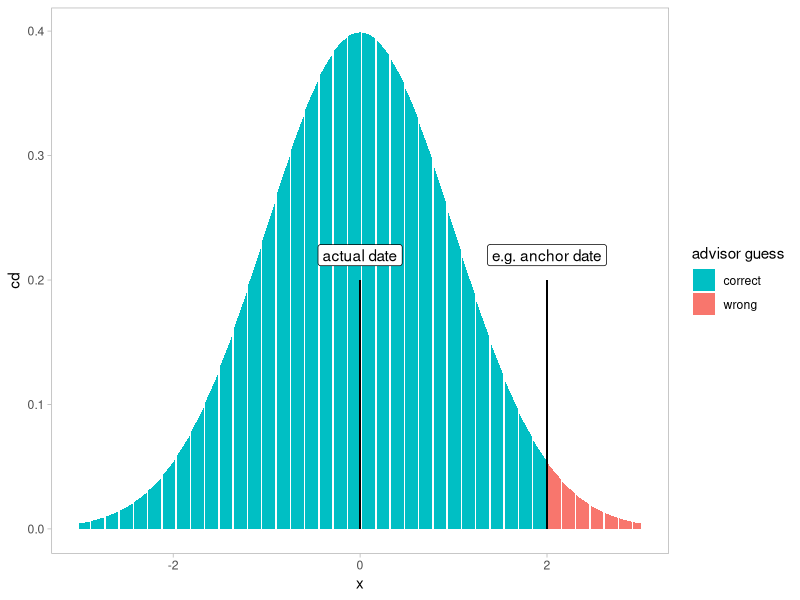
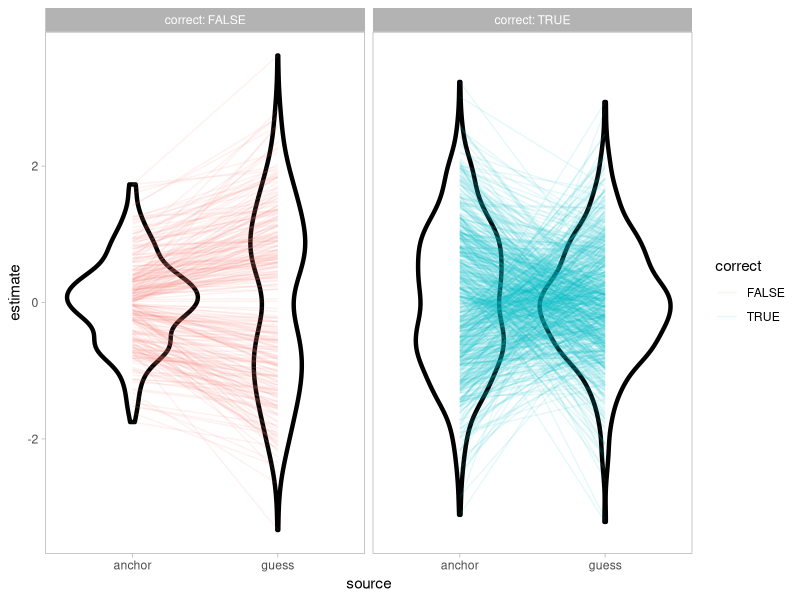
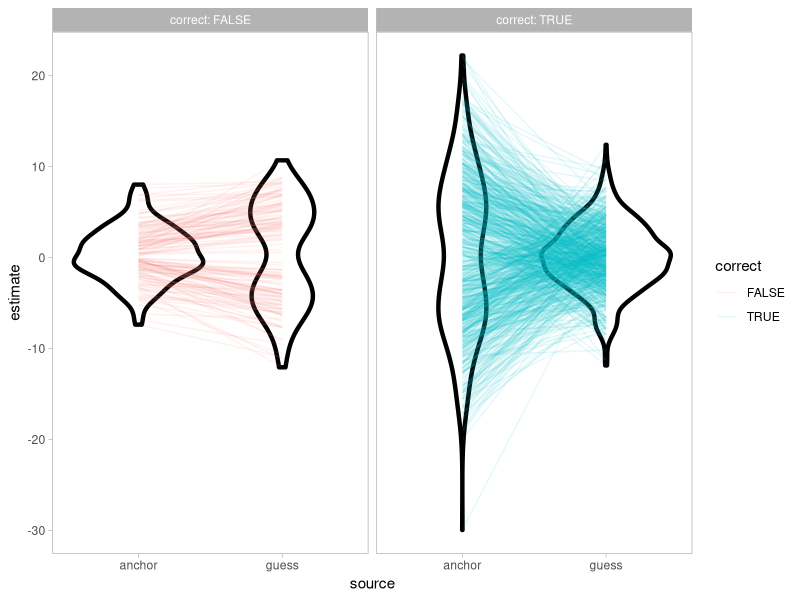
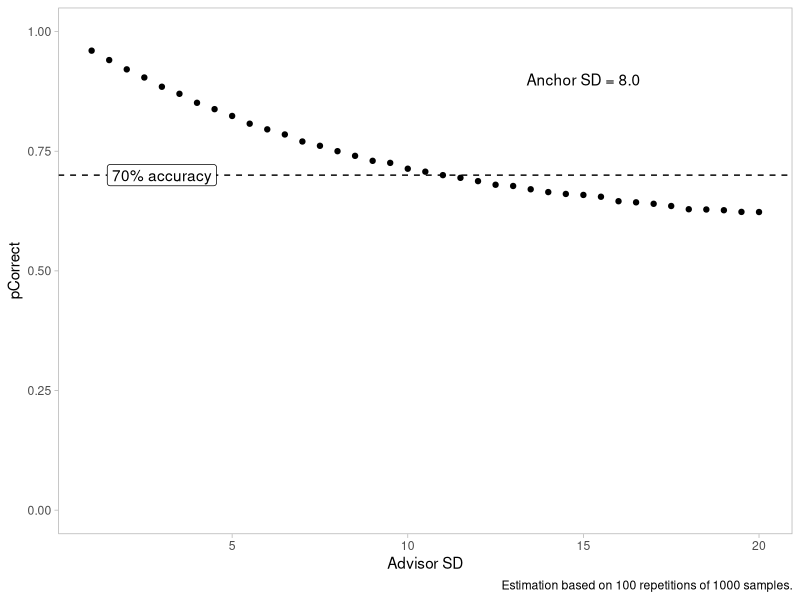
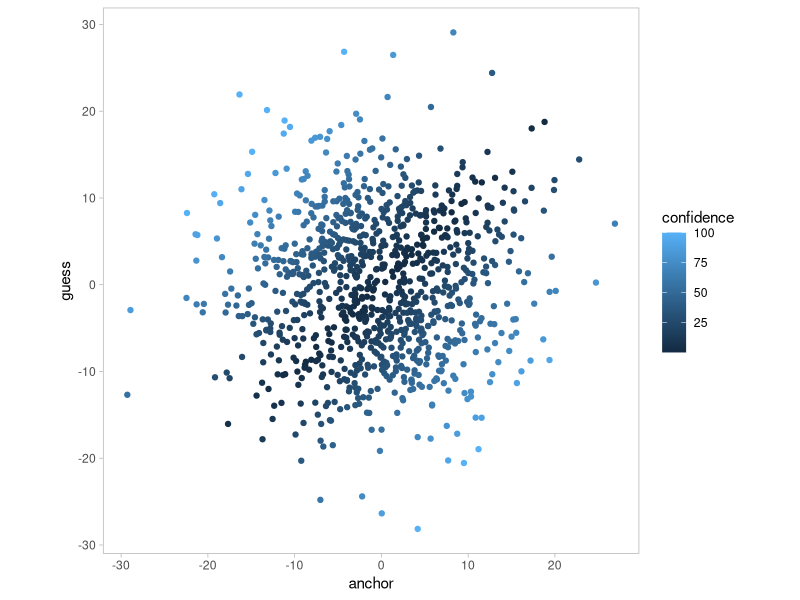
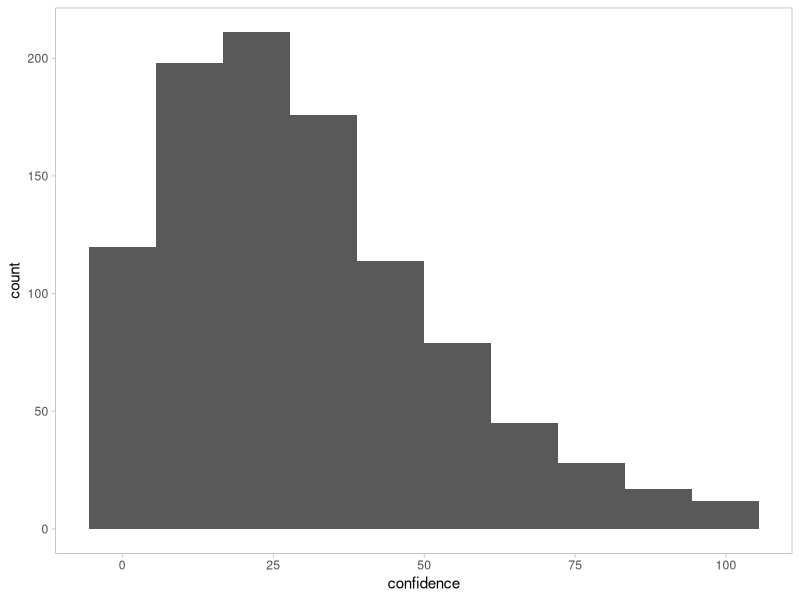
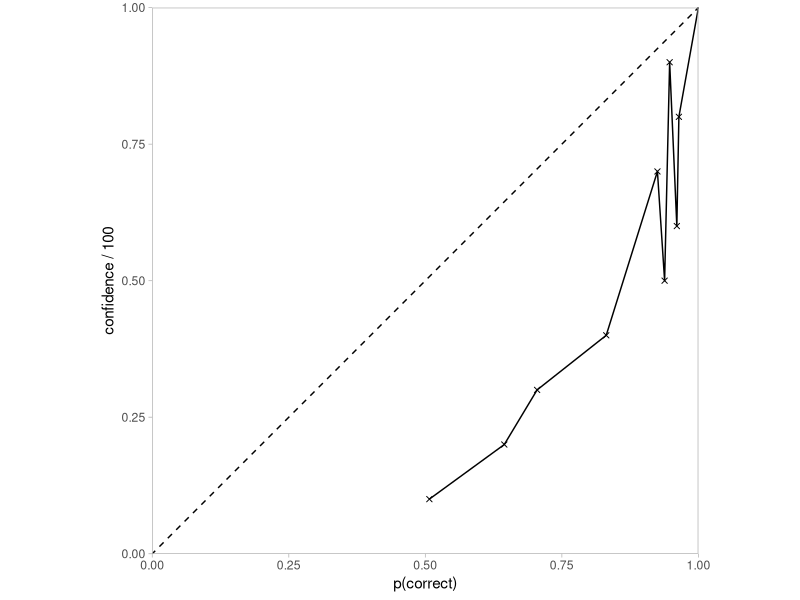
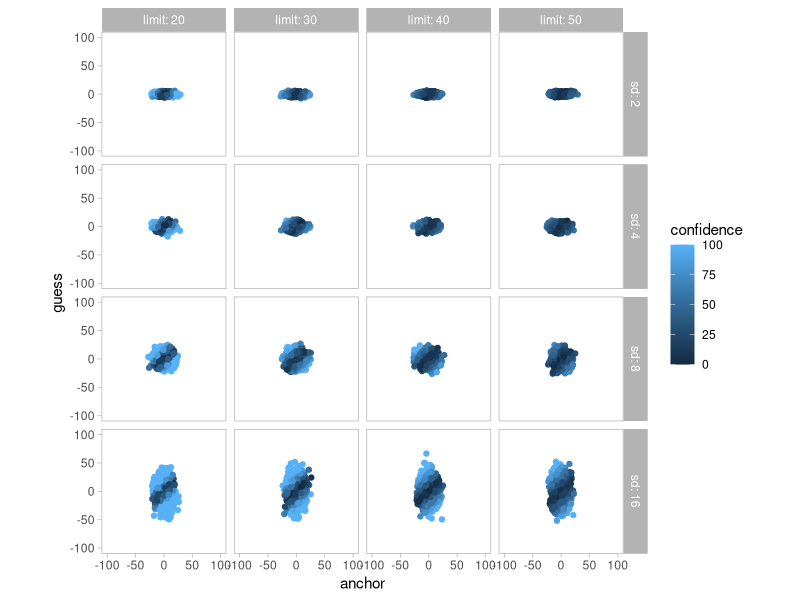

Recreate these plots in R, in order.
## ---- chunk 1
library(tidyverse)

theme_set(
  theme_light() + 
    theme(panel.grid.minor = element_blank(),
          panel.grid.major = element_blank())
  )
## ---- chunk 2
n <- 100000
x <- tibble(
  x = seq(-3, 3, .01),
  cd = dnorm(x),
  ans = if_else(x < 2, "correct", "wrong")
)

x %>% ggplot(aes(x = x, y = cd)) +
  geom_col(aes(fill = ans)) + 
  annotate(geom = "rect", fill = "black", 
           xmin = -.01, ymin = 0, xmax = .01, ymax = .2) +
  annotate(geom = "label", x = 0, y = .22, label = "actual date") +
  annotate(geom = "rect", fill = "black", 
           xmin = 1.99, ymin = 0, xmax = 2.01, ymax = .2) +
  annotate(geom = "label", x = 2, y = .22, label = "e.g. anchor date") +
  scale_fill_discrete(h.start = 180, name = "advisor guess")
## ---- chunk 3
n <- 1000

x <- tibble(
  i = 1:n,
  anchor = rnorm(n),
  guess = rnorm(n),
  correct = abs(guess) < abs(anchor) | sign(guess) != sign(anchor)
)

x %>% gather("source", "estimate", anchor:guess) %>% 
  ggplot(aes(x = source, y = estimate, colour = correct)) +
  geom_violin(fill = NA, colour = "black", size = 1.5) + 
  geom_line(aes(group = i), alpha = .1) +
  facet_wrap(~correct, labeller = label_both)

x %>% summarise(pCorrect = mean(correct))
## ---- chunk 4
n <- 1000

x <- tibble(
  i = 1:n,
  anchor = rnorm(n, sd = 8),
  guess = rnorm(n, sd = 4),
  correct = abs(guess) < abs(anchor) | sign(guess) != sign(anchor)
)

x %>% gather("source", "estimate", anchor:guess) %>% 
  ggplot(aes(x = source, y = estimate, colour = correct)) +
  geom_violin(fill = NA, colour = "black", size = 1.5) + 
  geom_line(aes(group = i), alpha = .1) +
  facet_wrap(~correct, labeller = label_both)

x %>% summarise(pCorrect = mean(correct))
## ---- chunk 5

n <- 1000
r <- 100

d <- NULL

for (rep in 1:r) {
  x <- tibble(
    s = seq(1, 20, .5)
  ) %>% 
    group_by(s) %>%
    do(df = tibble(
      i = 1:n,
      anchor = rnorm(n, sd = 8),
      guess = rnorm(n, sd = .$s),
      correct = abs(guess) < abs(anchor) | sign(guess) != sign(anchor)
    ) %>%
      summarise(pCorrect = mean(correct))) %>%
    unnest(df)
  
  d <- rbind(d, x)
}

d %>% group_by(s) %>% summarise(pCorrect = mean(pCorrect))

ggplot(d, aes(x = s, y = pCorrect, group = s)) +
  stat_summary(geom = "point", fun.y = mean) +
  stat_summary(geom = "errorbar", fun.data = mean_cl_normal, width = 0) + 
  geom_hline(yintercept = .7, linetype = "dashed") +
  scale_y_continuous(limits = c(0, 1)) +
  labs(x = "Advisor SD",
       caption = paste("Estimation based on", 
                       r, "repetitions of", 
                       n, "samples.")) +
  annotate(geom = "text", x = 15, y = .9, label = "Anchor SD = 8.0") +
  annotate(geom = "label", x = 3, y = .7, label = "70% accuracy")
## ---- chunk 6

n <- 1000
limit <- 30

x <- tibble(
  i = 1:n,
  anchor = rnorm(n, sd = 8),
  guess = rnorm(n, sd = 8),
  correct = abs(guess) < abs(anchor) | sign(guess) != sign(anchor),
  confidence = pmin(100, pmax(0, abs(guess - anchor) / limit * 100))
)

ggplot(x, aes(x = anchor, y = guess, colour = confidence)) + 
  geom_point() +
  coord_fixed()

ggplot(x, aes(x = confidence)) + 
  geom_histogram(bins = 10)

f <- function(binRight, binWidth, data) {
  data %>% 
    filter(confidence > binRight - binWidth, confidence <= binRight) %>%
    pull(correct) %>%
    mean()
}

pCorrect <- tibble(
  bin = seq(10, 100, 10),
  pCor = map(bin, ~ f(., 10, x))
) %>% unnest_legacy()

ggplot(pCorrect, aes(y = bin / 100, x = pCor)) +
  geom_abline(linetype = 'dashed', intercept = 0, slope = 1) +
  geom_point(shape = 4) +
  geom_line() +
  coord_fixed() +
  scale_y_continuous(limits = c(0, 1), expand = c(0, 0)) +
  scale_x_continuous(limits = c(0, 1), expand = c(0, 0)) +
  labs(y = 'confidence / 100', x = 'p(correct)')

x <- x %>%
  mutate(bin = map(confidence, ~ 10 * min(which(seq(10, 100, 10) >= .)))) %>%
  unnest_legacy() %>%
  left_join(pCorrect, by = 'bin')

## ---- chunk 7
limits <- c(20, 30, 40, 50)
sds <- c(2, 4, 8, 16)

n <- 1000

x <- crossing(
  i = 1:n,
  limit = limits,
  sd = sds
)

x <- x %>%
  mutate(
    anchor = rnorm(n(), sd = 8),
    guess = rnorm(n(), sd = sd),
    correct = abs(guess) < abs(anchor) | sign(guess) != sign(anchor),
    confidence = round(pmin(100, pmax(0, abs(guess - anchor) / limit * 100)))
)

ggplot(x, aes(x = anchor, y = guess, colour = confidence)) + 
  geom_point() +
  coord_fixed() +
  scale_x_continuous(limits = c(-100, 100)) +
  scale_y_continuous(limits = c(-100, 100)) +
  facet_grid(sd ~ limit, labeller = label_both)

ggplot(x, aes(x = confidence)) + 
  geom_histogram(bins = 10) +
  facet_grid(sd ~ limit, labeller = label_both, scales = 'free_y')

x <- x %>%
  mutate(bin = map(confidence, ~ 10 * min(which(seq(10, 100, 10) >= .)))) %>%
  unnest_legacy() %>%
  nest(data = c(-bin, -limit, -sd)) %>%
  mutate(pCor = map(data, ~ mean(.x$correct))) %>%
  unnest_legacy(pCor) %>%
  unnest_legacy()

x %>%
  select(bin, limit, sd, pCor) %>%
  unique() %>%
  ggplot(aes(y = bin / 100, x = pCor)) +
  geom_abline(linetype = 'dashed', intercept = 0, slope = 1) +
  geom_point(shape = 4) +
  geom_line() +
  coord_fixed() +
  scale_y_continuous(limits = c(0, 1)) +
  scale_x_continuous(limits = c(0, 1)) +
  labs(y = 'confidence / 100', x = 'p(correct)') +
  facet_grid(sd ~ limit, labeller = label_both)

## ---- chunk 8

agents <- c('lowConf', 'highConf')
biases <- c(0, 30)
limit <- 30

n <- 1000

x <- crossing(
  i = 1:n,
  agent = agents
)

x <- x %>%
  mutate(
    bias = if_else(agent == 'lowConf', biases[1], biases[2]),
    anchor = rnorm(n(), sd = 8),
    guess = rnorm(n(), sd = 8),
    correct = abs(guess) < abs(anchor) | sign(guess) != sign(anchor),
    confidence = round(
      pmin(100, pmax(0, abs(guess - anchor) / limit * 100 + bias))
      )
)

ggplot(x, aes(x = anchor, y = guess, colour = confidence)) + 
  geom_point() +
  coord_fixed() +
  scale_x_continuous(limits = c(-100, 100)) +
  scale_y_continuous(limits = c(-100, 100)) +
  facet_wrap(~agent, labeller = label_both)

ggplot(x, aes(x = confidence, fill = agent)) + 
  geom_histogram(bins = 10, alpha = .5, position = position_identity())

x <- x %>%
  mutate(bin = map(confidence, ~ 10 * min(which(seq(10, 100, 10) >= .)))) %>%
  unnest_legacy() %>%
  nest(data = c(-bin, -agent)) %>%
  mutate(pCor = map(data, ~ mean(.x$correct))) %>%
  unnest_legacy(pCor) %>%
  unnest_legacy()

x %>%
  select(bin, agent, pCor) %>%
  unique() %>%
  ggplot(aes(y = bin / 100, x = pCor, colour = agent)) +
  geom_abline(linetype = 'dashed', intercept = 0, slope = 1) +
  geom_point(shape = 4) +
  geom_line() +
  coord_fixed() +
  scale_y_continuous(limits = c(0, 1)) +
  scale_x_continuous(limits = c(0, 1)) +
  labs(y = 'confidence / 100', x = 'p(correct)')

## ---- chunk 9
agents <- c('lowConf', 'highConf')
limits <- c(25, 40)

n <- 1000

x <- crossing(
  i = 1:n,
  agent = agents
)

x <- x %>%
  mutate(
    limit = if_else(agent == 'lowConf', limits[1], limits[2]),
    anchor = rnorm(n(), sd = 8),
    guess = rnorm(n(), sd = 8),
    correct = abs(guess) < abs(anchor) | sign(guess) != sign(anchor),
    confidence = round(
      pmin(100, pmax(0, abs(guess - anchor) / limit * 100))
      )
)

ggplot(x, aes(x = anchor, y = guess, colour = confidence)) + 
  geom_point() +
  coord_fixed() +
  scale_x_continuous(limits = c(-100, 100)) +
  scale_y_continuous(limits = c(-100, 100)) +
  facet_wrap(~agent, labeller = label_both)

ggplot(x, aes(x = confidence, fill = agent)) + 
  geom_histogram(bins = 10, alpha = .5, position = position_identity())

x <- x %>%
  mutate(bin = map(confidence, ~ 10 * min(which(seq(10, 100, 10) >= .)))) %>%
  unnest_legacy() %>%
  nest(data = c(-bin, -agent)) %>%
  mutate(pCor = map(data, ~ mean(.x$correct))) %>%
  unnest_legacy(pCor) %>%
  unnest_legacy()

x %>%
  select(bin, agent, pCor) %>%
  unique() %>%
  ggplot(aes(y = bin / 100, x = pCor, colour = agent)) +
  geom_abline(linetype = 'dashed', intercept = 0, slope = 1) +
  geom_point(shape = 4) +
  geom_line() +
  coord_fixed() +
  scale_y_continuous(limits = c(0, 1)) +
  scale_x_continuous(limits = c(0, 1)) +
  labs(y = 'confidence / 100', x = 'p(correct)')
## ---- chunk 10

agents <- c('lowConf', 'highConf')
biases <- c(0, 30)
crush <- 30
limit <- 30

n <- 1000

x <- crossing(
  i = 1:n,
  agent = agents
)

x <- x %>%
  mutate(
    bias = if_else(agent == 'lowConf', biases[1], biases[2]),
    anchor = rnorm(n(), sd = 8),
    guess = rnorm(n(), sd = 8),
    correct = abs(guess) < abs(anchor) | sign(guess) != sign(anchor),
    confidence = round(
      pmin(100, pmax(0, abs(guess - anchor) / limit * (100 - crush) + bias))
      )
)

ggplot(x, aes(x = anchor, y = guess, colour = confidence)) + 
  geom_point() +
  coord_fixed() +
  scale_x_continuous(limits = c(-100, 100)) +
  scale_y_continuous(limits = c(-100, 100)) +
  facet_wrap(~agent, labeller = label_both)

ggplot(x, aes(x = confidence, fill = agent)) + 
  geom_histogram(bins = 10, alpha = .5, position = position_identity())

x <- x %>%
  mutate(bin = map(confidence, ~ 10 * min(which(seq(10, 100, 10) >= .)))) %>%
  unnest_legacy() %>%
  nest(data = c(-bin, -agent)) %>%
  mutate(pCor = map(data, ~ mean(.x$correct))) %>%
  unnest_legacy(pCor) %>%
  unnest_legacy()

x %>%
  select(bin, agent, pCor) %>%
  unique() %>%
  ggplot(aes(y = bin / 100, x = pCor, colour = agent)) +
  geom_abline(linetype = 'dashed', intercept = 0, slope = 1) +
  geom_point(shape = 4) +
  geom_line() +
  coord_fixed() +
  scale_y_continuous(limits = c(0, 1)) +
  scale_x_continuous(limits = c(0, 1)) +
  labs(y = 'confidence / 100', x = 'p(correct)')

## ---- chunk 11

ggplot(tibble(x = seq(.01, 1, .01)), aes(x)) +
  geom_abline(intercept = 0, slope = 1, linetype = "dashed") +
  stat_function(fun = ~ . ^ (1/4), aes(colour = 'High conf')) +
  stat_function(fun = ~ . ^ 4, aes(colour = 'Low conf')) +
  scale_y_continuous(limits = c(0, 1)) +
  scale_x_continuous(limits = c(0, 1)) +
  coord_fixed() +
  labs(x = 'p(correct)', y = 'confidence')
## ---- chunk 12

ggplot(tibble(x = seq(.01, 1, .01)), aes(x)) +
  geom_abline(intercept = 0, slope = 1, linetype = "dashed") +
  stat_function(fun = ~ .4 + (. - .5) * 1.25, aes(colour = 'High conf')) +
  stat_function(fun = ~ .1 + (. - .5) * 1.25, aes(colour = 'Low conf')) +
  scale_y_continuous(limits = c(0, 1)) +
  scale_x_continuous(limits = c(0, 1)) +
  coord_fixed() +
  labs(x = 'p(correct)', y = 'confidence')
## ---- chunk 13
n <- 100000

x <- tibble(q = 1:n) %>%
  mutate(
    anchor = rnorm(n(), sd = 8),
    guess = rnorm(n(), sd = 8),
    correct = abs(guess) < abs(anchor) | sign(guess) != sign(anchor)
    ) %>%
  mutate(bin = map(abs(guess - anchor), ~ min(which(1:100 >= .)))) %>%
  unnest_legacy() %>%
  nest(data = -bin) %>%
  mutate(pCor = map(data, ~ mean(.x$correct))) %>%
  unnest_legacy(pCor) %>%
  unnest_legacy()

ggplot(x, aes(x = bin)) + 
  geom_histogram(binwidth = 1) +
  labs(x = 'abs(guess - anchor)')

x %>% 
  group_by(bin) %>% 
  summarise(pCor = mean(pCor)) %>%
  ggplot(aes(x = bin, y = pCor)) +
  stat_summary(geom = 'point', aes(group = bin), fun.y = mean)  +
  labs(x = 'abs(guess - anchor)')

x %>% 
  group_by(bin) %>% 
  summarise(pCor = mean(pCor)) %>% 
  lm(pCor ~ bin + I(bin^2) + I(bin^3), data = .)

x %>%
  group_by(pCor) %>%
  summarise(n = n() / nrow(x) * 100) %>%
  ggplot(aes(x = pCor, y = n)) +
  geom_point() +
  labs(y = '%')
## ---- chunk 14
n <- 100000
f <- function(x, c) c + (x - .5) * 1.25

x <- tibble(q = 1:n) %>%
  mutate(
    anchor = rnorm(n(), sd = 8),
    guess = rnorm(n(), sd = 8),
    correct = abs(guess) < abs(anchor) | sign(guess) != sign(anchor)
    ) %>%
  mutate(bin = map(abs(guess - anchor), ~ min(which(1:100 >= .)))) %>%
  unnest_legacy() %>%
  nest(data = -bin) %>%
  mutate(pCor = map(data, ~ mean(.x$correct))) %>%
  unnest_legacy(pCor) %>%
  unnest_legacy()

highConf <- x %>%
  mutate(
    agent = 'HighConf',
    conf = map_dbl(pCor, ~f(., .4)) + rnorm(n(), sd = .05)
  ) 
lowConf <- x %>%
  mutate(
    agent = 'LowConf',
    conf = map_dbl(pCor, ~f(., .1)) + rnorm(n(), sd = .05)
  )

data <- rbind(highConf, lowConf) %>%
  mutate(conf = pmin(1, pmax(0, conf))) %>%
  group_by(bin, agent, pCor, conf) %>%
  summarise(correct = mean(correct))

data %>%
  ggplot(aes(x = pCor, y = conf, colour = agent)) +
  geom_abline(intercept = 0, slope = 1, linetype = "dashed") +
  geom_point(alpha = .1) +
  stat_summary(geom = 'line', aes(group = agent), fun.y = mean) +
  scale_y_continuous(limits = c(0, 1)) +
  scale_x_continuous(limits = c(0, 1)) +
  coord_fixed() +
  labs(x = 'p(correct)', y = 'confidence')
  
## ---- chunk 15
ggplot(data, aes(x = conf, fill = agent)) + 
  geom_histogram(bins = 100, alpha = .5, position = position_identity())
## ---- chunk 16

data %>% 
  mutate(conf = round(conf, 2)) %>%
  group_by(conf) %>%
  summarise(pHighConf = mean(agent == 'HighConf'), prop = n()/nrow(data)) %>%
  ggplot(aes(x = conf, y = pHighConf)) +
  geom_line(aes(y = prop, colour = "proportion of responses")) +
  geom_line(aes(colour = "p(HighConf)")) +
  scale_y_continuous(limits = c(0, 1)) +
  scale_x_continuous(limits = c(0, 1)) +
  coord_fixed()
